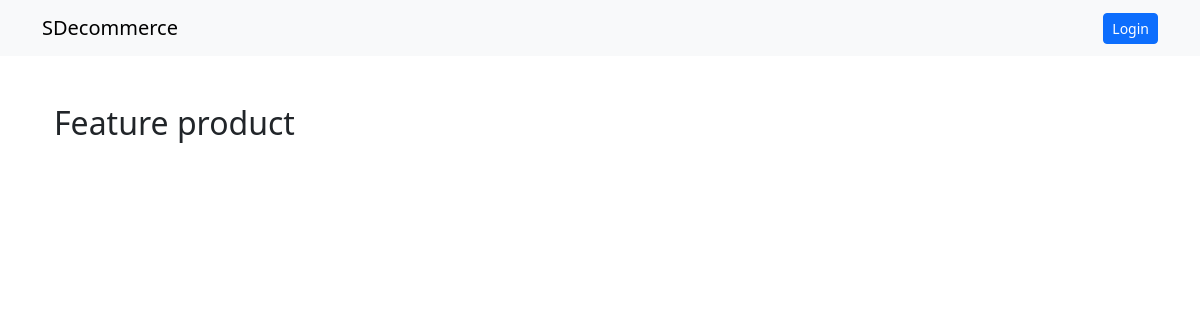
The app's page /, older data.
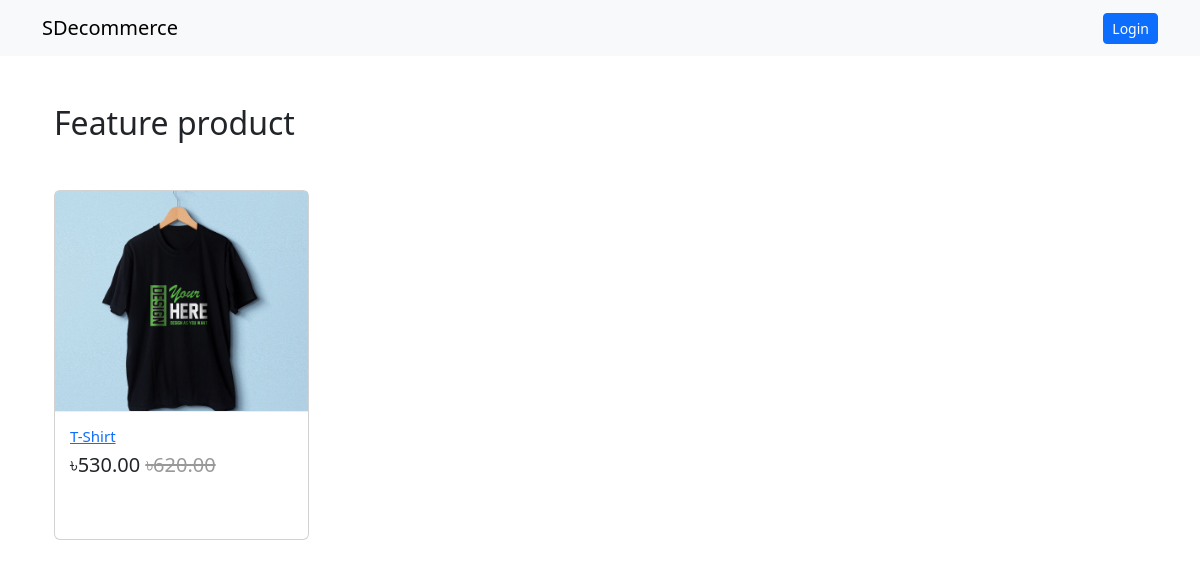
The same page, newer data.
### App_Shop/models.py (models this page shows, shortened)
class Product(models.Model):
    mainimage = models.ImageField(upload_to='products')
    name = models.CharField(max_length=264,)
    catagory = models.ForeignKey(Category, on_delete=models.CASCADE, related_name='category')
    preview_text = models.TextField(max_length=200, verbose_name='Preview Text')
    detail_text = models.TextField(max_length=1000, verbose_name='Detail Text')
    price = models.FloatField()
    old_price = models.FloatField(default=0.00)
    created_date = models.DateTimeField(auto_now_add=True)
    class Meta:
        ordering = ('-created_date',)
        verbose_name_plural = 'Products'

### App_Shop/views.py (the view)
# urls.py: path('', views.Home.as_view(), name='home'),
class Home(ListView):
    model = Product
    template_name = 'App_Shop/home.html'

### templates/App_Shop/home.html (shortened to what this page needs)
{%  extends 'base.html' %}
{% load crispy_forms_tags %}
{% block body_block %}
<div class="container my-5">
    <h2 class="my-5">Feature product</h2>
    <div class="row">
        {% for product in object_list %}
        <div class="col-md-6 col-sm-12 col-lg-3">
            <figure class="card card-product">
              <div class="img-wrap">
                <img src="/media/{{product.mainimage}}" style="width: 100%; height:300px;" alt="">
              </div>
              <figcaption class="info-wrap">
                <h6 class="title"><a href="#">{{ product.name }}</a></h6>
                <div class="acttion-wrap">
                    <div class="price-wrap h5">
                        <span class="price-new">&#2547;{{product.price|floatformat:2}}</span>
                        <span class="price-old"><strike>&#2547;{{product.old_price|floatformat:2}}</strike> </span>
                    </div>
                </div>
              </figcaption>
            </figure>
        </div>
        {% endfor %}
    </div>
</div>
{% endblock %}

### templates/base.html (shortened to what this page needs)
{% load static %}
<!DOCTYPE html>
<html lang="en">
  <head>
    <link
      href="https://cdn.jsdelivr.net/npm/bootstrap@5.3.3/dist/css/bootstrap.min.css"
      rel="stylesheet"
    />
    <link
      href="https://cdnjs.cloudflare.com/ajax/libs/font-awesome/6.0.0/css/all.min.css"
      rel="stylesheet"
    />
    <link rel="stylesheet" href="{% static 'css/main.css' %}" />
  </head>
  <body>
    {% include 'navbar.html' %}
    <div class="container">
      {% block body_block %} {% endblock %}
    </div>
  </body>
</html>

### templates/navbar.html (shortened to what this page needs)
<nav class="navbar navbar-expand-lg navbar-light bg-light">
    <div class="container">
      <a class="navbar-brand" href="{% url 'App_Shop:home' %}">SDecommerce</a>
      <div class="collapse navbar-collapse" id="navbarNav">
        <ul class="navbar-nav ms-auto">
          {% if request.user.is_authenticated %}
          <li class="nav-item">
            <a href="#" class="nav-link d-flex">
              <i class="fa fa-shopping-cart p-1"></i>Cart
            </a>
          </li>
          <li class="nav-item dropdown">
            <a
              class="nav-link dropdown-toggle"
              href="#"
              id="navbarDropdown"
              role="button"
              data-bs-toggle="dropdown"
              aria-expanded="false"
            >
              <i class="fas fa-user"></i> {{ request.user.profile.username }}
            </a>
            <ul class="dropdown-menu" aria-labelledby="navbarDropdown">
              <li><a class="dropdown-item" href="{% url 'App_Login:profile' %}">Profile</a></li>
              <li><a class="dropdown-item" href="#">Order</a></li>
              <li><hr class="dropdown-divider"></li>
              <li><a class="dropdown-item" href="{% url 'App_Login:logout' %}">Logout</a></li>
            </ul>
          </li>
          {% else %}
          <li class="nav-item">
            <a class="btn btn-primary btn-sm" href="{% url 'App_Login:login' %}">Login</a>
          </li>
          {% endif %}
        </ul>
      </div>
    </div>
  </nav>

### templates/base.html (style rules this page uses)
html, body { overflow-x: hidden; }
.card { height: 350px; }
.card-product:after { content: ""; display: table; clear: both; visibility: hidden; }
.card-product .price-old { color: #999; }
.card-product .img-wrap { border-radius: 3px 3px 0 0; overflow: hidden; position: relative; height: 220px; text-align: center; }
.card-product .img-wrap img { max-height: 100%; max-width: 100%; object-fit: cover; }
.card-product .info-wrap { overflow: hidden; padding: 15px; border-top: 1px solid #eee; }
.card-product .acttion-wrap { padding-top: 4px; margin-top: 4px; }
.card-product .title { margin: 0; color: #333; font-size: 15px; }

Row changes from the older to the newer data that the page shows:
added Product: mainimage (picture), name "T-Shirt", price "530.00", old_price "620.00"
